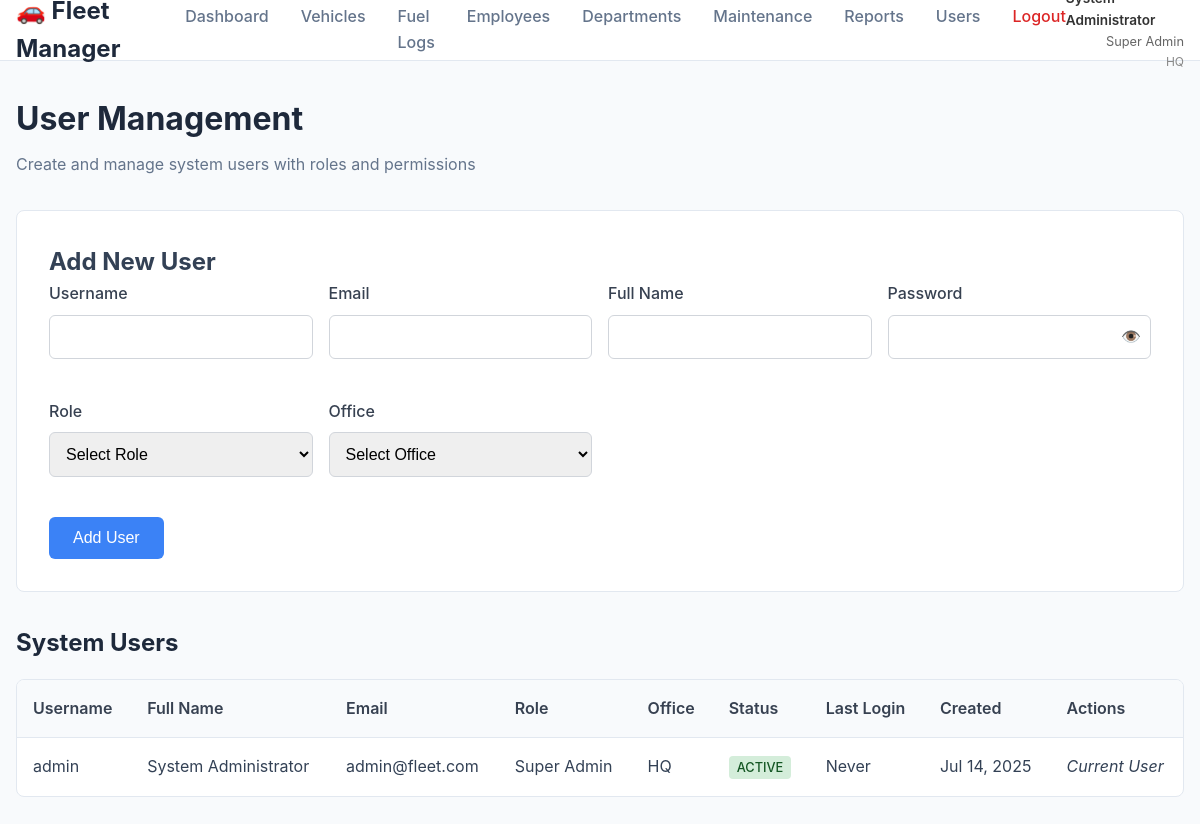
/users.php (signed in), run on the app's committed database.
### tables this page shows
CREATE TABLE IF NOT EXISTS users (
    id INT AUTO_INCREMENT PRIMARY KEY,
    username VARCHAR(50) NOT NULL UNIQUE,
    email VARCHAR(255) NOT NULL UNIQUE,
    password_hash VARCHAR(255) NOT NULL,
    full_name VARCHAR(255) NOT NULL,
    role_id INT NOT NULL,
    office_id INT NOT NULL,
    status ENUM('active', 'inactive') DEFAULT 'active',
    last_login TIMESTAMP NULL,
    created_at TIMESTAMP DEFAULT CURRENT_TIMESTAMP,
    FOREIGN KEY (role_id) REFERENCES roles(id) ON DELETE RESTRICT,
    FOREIGN KEY (office_id) REFERENCES offices(id) ON DELETE RESTRICT
);

CREATE TABLE IF NOT EXISTS roles (
    id INT AUTO_INCREMENT PRIMARY KEY,
    name VARCHAR(50) NOT NULL UNIQUE,
    description TEXT,
    permissions JSON,
    created_at TIMESTAMP DEFAULT CURRENT_TIMESTAMP
);

CREATE TABLE IF NOT EXISTS offices (
    id INT AUTO_INCREMENT PRIMARY KEY,
    name VARCHAR(100) NOT NULL UNIQUE,
    description TEXT,
    address TEXT,
    phone VARCHAR(20),
    status ENUM('active', 'inactive') DEFAULT 'active',
    created_at TIMESTAMP DEFAULT CURRENT_TIMESTAMP
);

### config.php (called while the page is built, shortened)
<?php
function hasPermission($permission) {
    $permissions = json_decode($_SESSION['permissions'], true);
    return isset($permissions[$permission]) && $permissions[$permission] === true;
}
function formatDate($date) {
    return date('M j, Y', strtotime($date));
}
?>

### users.php (the view, shortened to what this page needs)
<?php
require_once 'config.php';
try {
    $sql = "
        SELECT u.*, r.name as role_name, o.name as office_name
        FROM users u
        JOIN roles r ON u.role_id = r.id
        JOIN offices o ON u.office_id = o.id
        ORDER BY u.created_at DESC
    ";
    $stmt = $pdo->query($sql);
    $users = $stmt->fetchAll();
} catch(PDOException $e) {
    $error = "Database error: " . $e->getMessage();
}
?>
<!DOCTYPE html>
<html lang="en">
<head>
    <link rel="stylesheet" href="styles.css">
</head>
<body>
    <?php include 'header.php'; ?>
    <div class="container">
        <div class="page-header">
            <h1>User Management</h1>
            <p>Create and manage system users with roles and permissions</p>
        </div>
        <?php if (hasPermission('users_edit')): ?>
        <div class="user-form">
            <h2>Add New User</h2>
            <form method="POST">
                <div class="form-grid">
                    <div class="form-group">
                        <label for="username">Username</label>
                        <input type="text" id="username" name="username" class="form-control" required>
                    </div>
                    <div class="form-group">
                        <label for="email">Email</label>
                        <input type="email" id="email" name="email" class="form-control" required>
                    </div>
                    <div class="form-group">
                        <label for="full_name">Full Name</label>
                        <input type="text" id="full_name" name="full_name" class="form-control" required>
                    </div>
                    <div class="form-group">
                        <label for="password">Password</label>
                        <div class="password-field">
                            <input type="password" id="password" name="password" class="form-control" required>
                            <span class="password-toggle" onclick="togglePassword('password')">👁️</span>
                        </div>
                    </div>
                    <div class="form-group">
                        <label for="role_id">Role</label>
                        <select id="role_id" name="role_id" class="form-control" required>
                            <option value="">Select Role</option>
                        </select>
                    </div>
                    <div class="form-group">
                        <label for="office_id">Office</label>
                        <select id="office_id" name="office_id" class="form-control" required>
                            <option value="">Select Office</option>
                        </select>
                    </div>
                </div>
                <button type="submit" class="btn btn-primary">Add User</button>
            </form>
        </div>
        <?php endif; ?>
        <div class="section">
            <h2>System Users</h2>
            <div class="table-container">
                <table class="data-table">
                    <thead>
                        <tr>
                            <th>Username</th>
                            <th>Full Name</th>
                            <th>Email</th>
                            <th>Role</th>
                            <th>Office</th>
                            <th>Status</th>
                            <th>Last Login</th>
                            <th>Created</th>
                            <?php if (hasPermission('users_edit')): ?>
                                <th>Actions</th>
                            <?php endif; ?>
                        </tr>
                    </thead>
                    <tbody>
                        <?php if (empty($users)): ?>
                            <tr>
                                <td colspan="<?php echo hasPermission('users_edit') ? '9' : '8'; ?>" class="no-data">No users found</td>
                            </tr>
                        <?php else: ?>
                            <?php foreach ($users as $user): ?>
                                <tr>
                                    <td><?php echo htmlspecialchars($user['username']); ?></td>
                                    <td><?php echo htmlspecialchars($user['full_name']); ?></td>
                                    <td><?php echo htmlspecialchars($user['email']); ?></td>
                                    <td><?php echo htmlspecialchars($user['role_name']); ?></td>
                                    <td><?php echo htmlspecialchars($user['office_name']); ?></td>
                                    <td>
                                        <span class="status-badge status-<?php echo $user['status']; ?>">
                                            <?php echo ucfirst($user['status']); ?>
                                        </span>
                                    </td>
                                    <td><?php echo $user['last_login'] ? formatDate($user['last_login']) : 'Never'; ?></td>
                                    <td><?php echo formatDate($user['created_at']); ?></td>
                                    <?php if (hasPermission('users_edit') && $user['id'] != $_SESSION['user_id']): ?>
                                        <td>
                                            <?php if (isSuperAdmin()): ?>
                                                <button onclick="editUser(<?php echo $user['id']; ?>, '<?php echo htmlspecialchars($user['username'], ENT_QUOTES); ?>', '<?php echo htmlspecialchars($user['email'], ENT_QUOTES); ?>', '<?php echo htmlspecialchars($user['full_name'], ENT_QUOTES); ?>', <?php echo $user['role_id']; ?>, <?php echo $user['office_id']; ?>)" class="btn btn-primary" style="padding: 0.25rem 0.5rem; font-size: 0.8rem; margin-right: 0.5rem;">Edit</button>
                                                <form method="POST" style="display: inline;" onsubmit="return confirm('Are you sure you want to delete this user?');">
                                                    <input type="hidden" name="action" value="delete_user">
                                                    <input type="hidden" name="user_id" value="<?php echo $user['id']; ?>">
                                                    <button type="submit" class="btn btn-danger" style="padding: 0.25rem 0.5rem; font-size: 0.8rem; margin-right: 0.5rem;">Delete</button>
                                                </form>
                                            <?php endif; ?>
                                            <form method="POST" style="display: inline;">
                                                <input type="hidden" name="action" value="toggle_status">
                                                <input type="hidden" name="user_id" value="<?php echo $user['id']; ?>">
                                                <input type="hidden" name="status" value="<?php echo $user['status']; ?>">
                                                <button type="submit" class="btn-toggle <?php echo $user['status'] === 'active' ? 'btn-deactivate' : 'btn-activate'; ?>">
                                                    <?php echo $user['status'] === 'active' ? 'Deactivate' : 'Activate'; ?>
                                                </button>
                                            </form>
                                        </td>
                                    <?php elseif (hasPermission('users_edit')): ?>
                                        <td><em>Current User</em></td>
                                    <?php endif; ?>
                                </tr>
                            <?php endforeach; ?>
                        <?php endif; ?>
                    </tbody>
                </table>
            </div>
        </div>
    </div>
</body>
</html>

### styles.css (style rules this page uses)
* { margin: 0; padding: 0; box-sizing: border-box; }
body { font-family: -apple-system, BlinkMacSystemFont, 'Segoe UI', Roboto, sans-serif; background-color: #f8fafc; color: #334155; line-height: 1.6; }
.container { max-width: 1200px; margin: 0 auto; padding: 2rem 1rem; }
.page-header { margin-bottom: 2rem; }
.page-header h1 { font-size: 2rem; color: #1e293b; margin-bottom: 0.5rem; }
.page-header p { color: #64748b; }
.section { margin-bottom: 2rem; }
.section h2 { font-size: 1.5rem; color: #1e293b; margin-bottom: 1rem; }
.table-container { background: white; border-radius: 8px; border: 1px solid #e2e8f0; overflow: hidden; }
.data-table { width: 100%; border-collapse: collapse; }
.data-table th { background: #f8fafc; padding: 1rem; text-align: left; font-weight: 600; color: #374151; border-bottom: 1px solid #e2e8f0; }
.data-table td { padding: 1rem; border-bottom: 1px solid #f1f5f9; }
.data-table tr:last-child td { border-bottom: none; }
.form-group { margin-bottom: 1.5rem; }
.form-group label { display: block; margin-bottom: 0.5rem; color: #374151; font-weight: 500; }
.form-control { width: 100%; padding: 0.75rem; border: 1px solid #d1d5db; border-radius: 6px; font-size: 1rem; transition: border-color 0.3s; }
.btn { padding: 0.75rem 1.5rem; border: none; border-radius: 6px; font-size: 1rem; font-weight: 500; cursor: pointer; transition: all 0.3s; text-decoration: none; display: inline-block; }
.btn-primary { background: #3b82f6; color: white; }
.status-badge, .status-select { padding: 0.25rem 0.75rem; border-radius: 20px; font-size: 0.8rem; font-weight: 500; text-transform: uppercase; border: none; cursor: pointer; }
.status-badge.status-active, .status-select.status-active { background-color: #d4edda; color: #155724; }

### users.php (style rules this page uses)
.user-form { background: white; padding: 2rem; border-radius: 8px; border: 1px solid #e2e8f0; margin-bottom: 2rem; }
.form-grid { display: grid; grid-template-columns: repeat(auto-fit, minmax(250px, 1fr)); gap: 1rem; margin-bottom: 1rem; }
.status-badge { padding: 0.25rem 0.5rem; border-radius: 4px; font-size: 0.8rem; font-weight: 500; }
.status-active { background: #d4edda; color: #155724; }
.password-field { position: relative; }
.password-toggle { position: absolute; right: 10px; top: 50%; transform: translateY(-50%); cursor: pointer; user-select: none; }

### data on the page
users: username "admin", full_name "System Administrator", email "admin@fleet.com", role.name "Super Admin", office.name "HQ", status "ACTIVE", shows "Never", created_at "Jul 14, 2025", shows "Current User"

### other printed values
$_SESSION['role_name'] "Super Admin"
$_SESSION['office_name'] "HQ"
